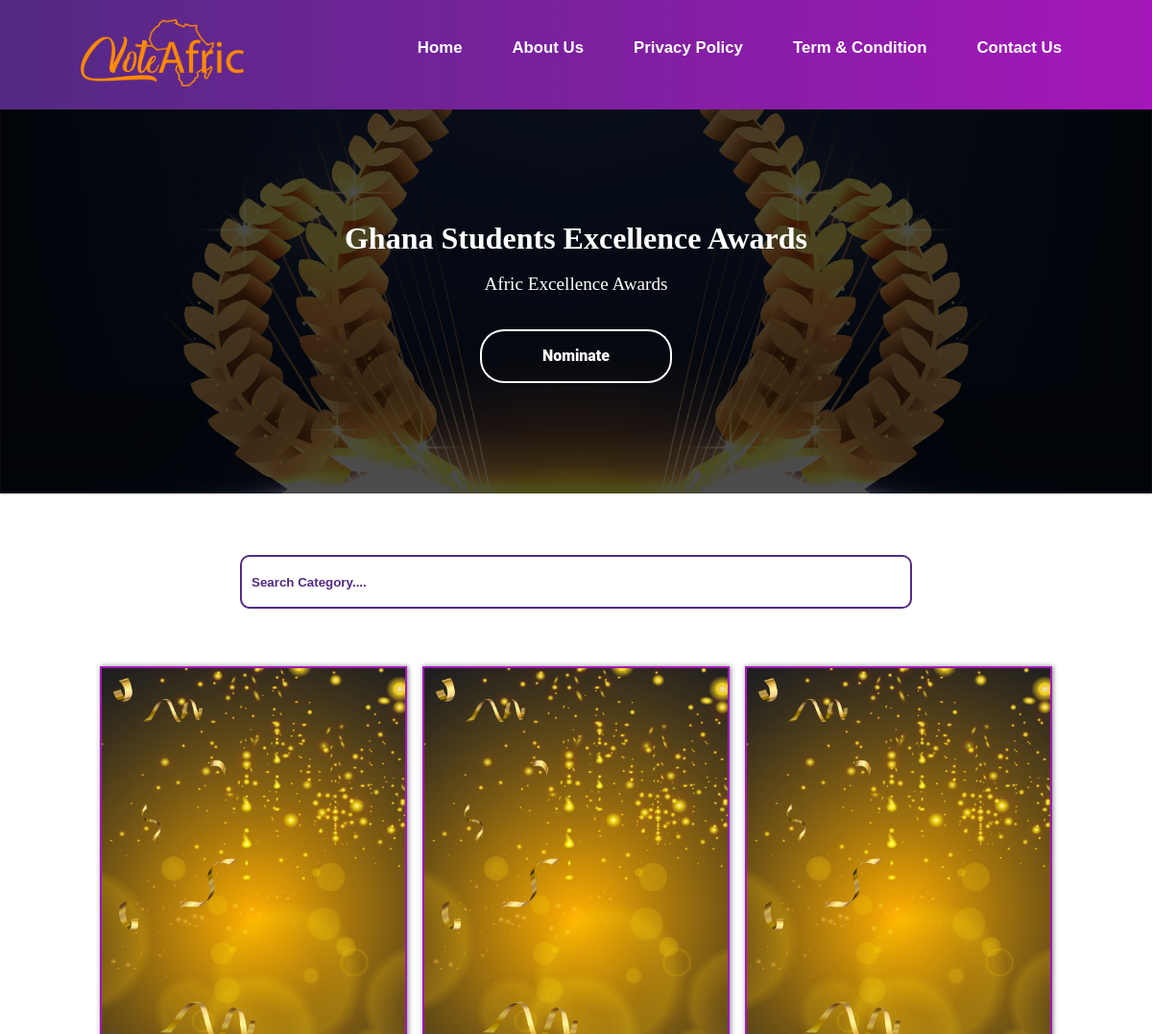
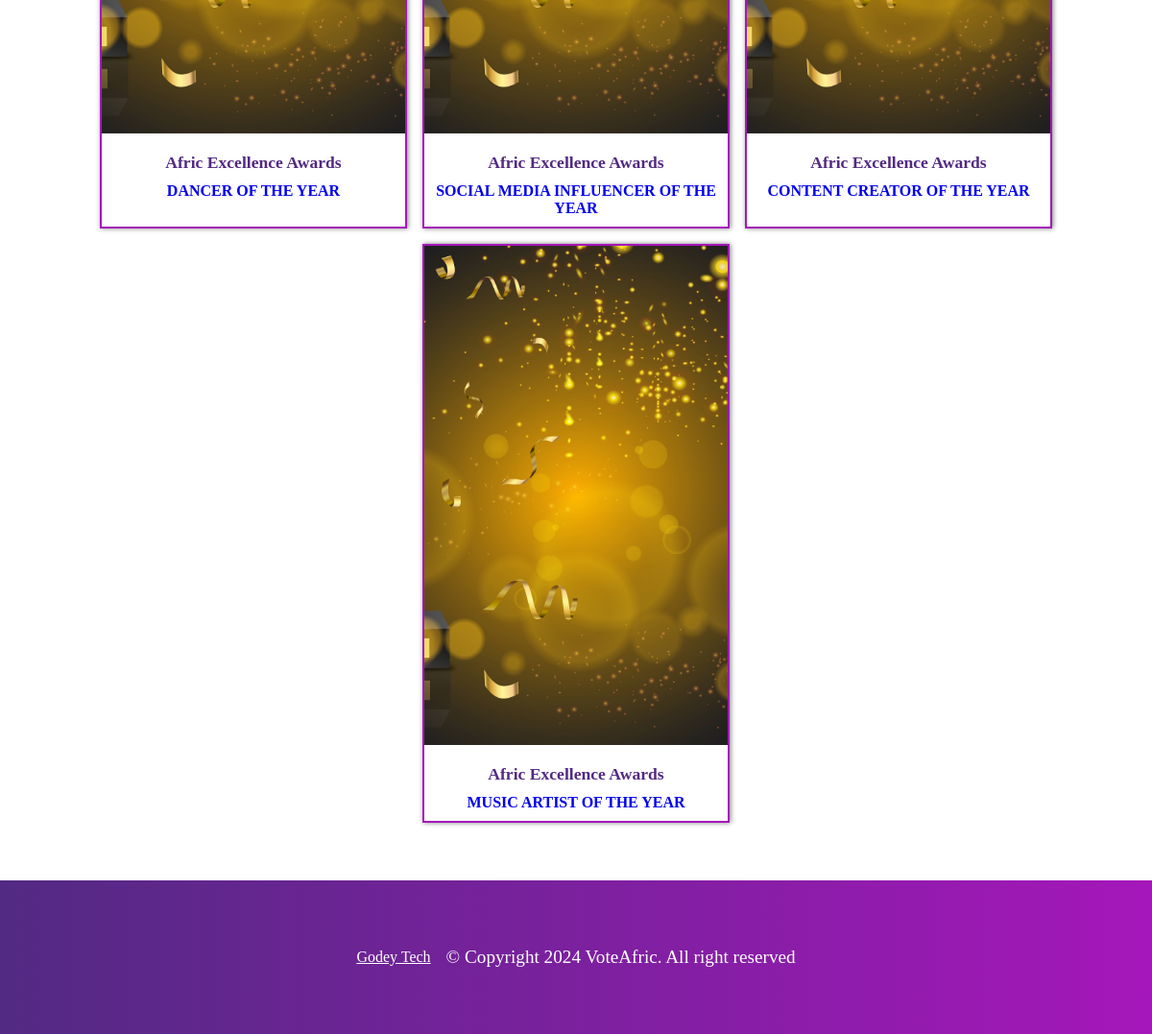
/ghanastuentsexcellenceawards2024/, run on the app's committed database (2 pictures, top to bottom).
### vote/models.py (models this page shows, shortened)
class Category(models.Model):
    award = models.CharField(max_length=100)
    title = models.CharField(max_length=100, null=True)
    image = models.ImageField(upload_to="category")
    slug = models.SlugField(unique=True)
    date = models.DateTimeField(timezone.now, null=True)
    class Meta:
        verbose_name_plural = "categories"
        ordering = ('-date',)

class SubCategory(models.Model):
    category = models.ForeignKey(Category, on_delete=models.CASCADE)
    content = models.CharField(max_length=100)
    slug = models.SlugField(unique=True)
    date = models.DateTimeField(timezone.now)
    class Meta:
        verbose_name_plural = "sub categories"
        ordering = ('-date',)

### vote/views.py (the view)
# urls.py: path('<slug:category_slug>/', views.category, name='award_by_category'),
def category(request, category_slug=None):
    category = None
    award = SubCategory.objects.all()
    if category_slug:
        category = get_object_or_404(Category, slug=category_slug)
        award = award.filter(category=category)
    context = {
        'category': category,
        'award': award,
        'title': 'Category Detail'
    }
    return render(request, 'vote/category.html', context)

### vote/templates/vote/category.html (shortened to what this page needs)
{% extends 'vote/base.html' %}
{% load static %}
{% block content %}
<div class="banners">
    <img src="{% static 'vote/img/award-banner.jpg' %}" alt="image">
    <div class="banners-content">
        <h1>{% if category %}{{ category.award }}{% else %}Award Name{% endif %}</h1>
        <br>
        <p>{% if category %}{{ category.title }}{% else %}Award Name{% endif %}</p>
        <div class="button">
            <a href="{% url 'nominate' category.slug %}">Nominate</a>
        </div>
    </div>
 <div class="search-bar-section">
    <form action="">
      <input type="search" name="search" id="search" placeholder="Search Category....">
  </form>
</div>
    <div class="award-category-section content">
        <div class="award-category-container">
            {% for a in award %}
            <a href="{% url 'nominee_detail' a.slug %}" class="category">
                <div class="category-sub">
                    <img src="{{ a.category.image.url }}" alt="image">
                    <div class="category-details">
                        <h2>{{ a.category.title }}</h2>
                        <h3>{{ a.content }}</h3>
                    </div>
                </div>
            </a>
            {% endfor %}
        </div>
    </div>
</div>
{% endblock content %}

### vote/templates/vote/base.html (shortened to what this page needs)
{% load static %}
<!DOCTYPE html>
<html lang="en">
<head>
    <link rel="stylesheet" href="{% static 'vote/style.css' %}">
    <link rel="stylesheet" href="https://cdnjs.cloudflare.com/ajax/libs/font-awesome/6.4.2/css/all.min.css"
 />
</head>
<body>
    <header>
        <div class="nav-bar">
            <nav>
                <div class="logo">
                    <a href="{% url 'index' %}">
                        <img src="{% static 'vote/img/voteafric-logo.png' %}" alt="geima">
                    </a>
                </div>
                <ul class="navLinks">
                    <li><a  href="{% url 'index' %}">Home</a></li>
                    <li><a href="{% url 'about' %}">About Us</a></li>
                    <li><a href="{% url 'policy' %}">Privacy Policy</a></li>
                    <li><a href="{% url 'termsCondition' %}">Term & Condition </a></li>
                    <li><a href="{% url 'contact' %}">Contact Us</a></li>
                </ul>
            </nav>
        </div>
    </header>
    {% block content %} {% endblock %}
    <footer>
        <a href="https://godeytech.com/">Godey Tech</a>
        <p> © Copyright 2024 VoteAfric. All right reserved </p>
    </footer>
</body>
</html>

### vote/static/vote/style.css (style rules this page uses)
* { padding: 0; margin: 0; text-decoration: none; list-style: none; box-sizing: border-box; }
:root { --voiletColor: #522a83; --orangeColor: #fb812b; --whiteColor: #fff; }
header { width: 100%; padding: 20px 7%; z-index: 1; color: #fff; position: relative; min-height: 8vh; font-family: 'Franklin Gothic Medium', 'Arial Narrow', Arial, sans-serif; background-image: linear-gradient(to right, #522a83, #a517ba); }
.nav-bar { display: flex; justify-content: space-between; gap: 2rem; }
nav { display: flex; gap: 3rem; justify-content: space-between; width: 100%; }
.navLinks { display: flex; gap: 2rem; padding: 20px 0; }
.logo img { width: 170px; }
.navLinks a { color: var(--whiteColor); font-size: 1.4vw; font-weight: 900; padding: 0 10px; }
.search-bar-section { padding-top: 5%; }
.search-bar-section form { display: flex; justify-content: center; align-items: center; padding:0 5%; }
.search-bar-section input { width: 100%; max-width: 700px; height: 7vh; outline: none; border: solid 2px #522a83; padding: 10px; border-radius: 10px; color: var(--voiletColor); }
.search-bar-section input::placeholder { color: var(--voiletColor); font-weight: 700; }
.banners { position: relative; }
.banners img { width: 100%; height: 50vh; object-fit: cover; }
.banners-content { position: absolute; top: 0; background-color: rgba(0, 0, 0, 0.7); display: flex; flex-direction: column; justify-content: center; align-items: center; width: 100%; height: 50vh; color: var(--whiteColor); text-align: center; padding: 0 10px; }
.banners-content p { font-size: 1.2rem; }
.award-category-section, .nominees-section-container { padding: 5% 6%; }
.award-category-container, .nominees-container { display: flex; justify-content: center; flex-wrap: wrap; gap: 1rem; }
.category, .nominees { width: 100%; max-width: 320px; min-height: 40vh; background-color: var(--whiteColor); border: solid 2px #a517ba; box-shadow: 1px 0 5px rgba(0, 0, 0, 0.5); transition: transform 0.5s; }
.category img { width: 100%; height: 65vh; object-fit: cover; }
.category-details, .nominees-detail { display: flex; padding-top: 5%; align-items: center; flex-direction: column; }
.category-details h2, .nominees-detail h2 { font-size: 1.1rem; color: var(--voiletColor); text-align: center; }
.category-details h3, .nominees-detail h3 { font-size: 1rem; padding: 10px; text-align: center; }
.button { display: flex; justify-content: center; margin-top: 3%; width: 100%; max-width: 200px; align-items: center; }
.button a { padding: 10px 25px; font-family: "Roboto", sans-serif; font-weight: 500; background: transparent; outline: none !important; cursor: pointer; transition: all 0.3s ease; position: relative; display: flex; align-items: center; justify-content: center; width: 100%; min-height: 7vh; text-align: center; border-radius: 25px; border: 2px solid rgb(255, 255, 255); z-index: 0; color: white; font-weight: 900; }
.button a:after { position: absolute; content: ""; width: 100%; height: 0; bottom: 0; left: 0; z-index: -1; background: rgb(255, 255, 255); transition: all 0.3s ease; border-radius: 25px; }
footer { position: relative; background-image: linear-gradient(to right, #522a83, #a517ba); display: flex; flex-wrap: wrap; gap: 1rem; justify-content: center; align-items: center; padding: 20px 10px; min-height: 20vh; width: 100%; }
footer a { color: var(--whiteColor); text-decoration: underline; }
footer p { color: var(--whiteColor); font-size: 1.2rem; }

### data on the page
Category: award "Ghana Students Excellence Awards", title "Afric Excellence Awards"
SubCategory: category.image (picture), category "Afric Excellence Awards", content "DANCER OF THE YEAR"
SubCategory: category.image (picture), category "Afric Excellence Awards", content "SOCIAL MEDIA INFLUENCER OF THE YEAR"
SubCategory: category.image (picture), category "Afric Excellence Awards", content "CONTENT CREATOR OF THE YEAR"
SubCategory: category.image (picture), category "Afric Excellence Awards", content "MUSIC ARTIST OF THE YEAR"
